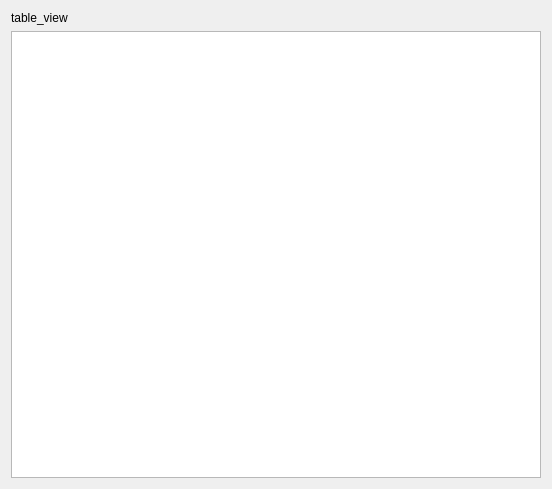
<?xml version="1.0" encoding="UTF-8"?>
<ui version="4.0">
 <class>Form</class>
 <widget class="QWidget" name="Form">
  <property name="geometry">
   <rect>
    <x>0</x>
    <y>0</y>
    <width>552</width>
    <height>489</height>
   </rect>
  </property>
  <property name="windowTitle">
   <string>Form</string>
  </property>
  <layout class="QVBoxLayout" name="verticalLayout">
   <item>
    <widget class="QLabel" name="label">
     <property name="text">
      <string>table_view</string>
     </property>
    </widget>
   </item>
   <item>
    <widget class="QTableView" name="tableView"/>
   </item>
  </layout>
 </widget>
 <resources/>
 <connections/>
</ui>
